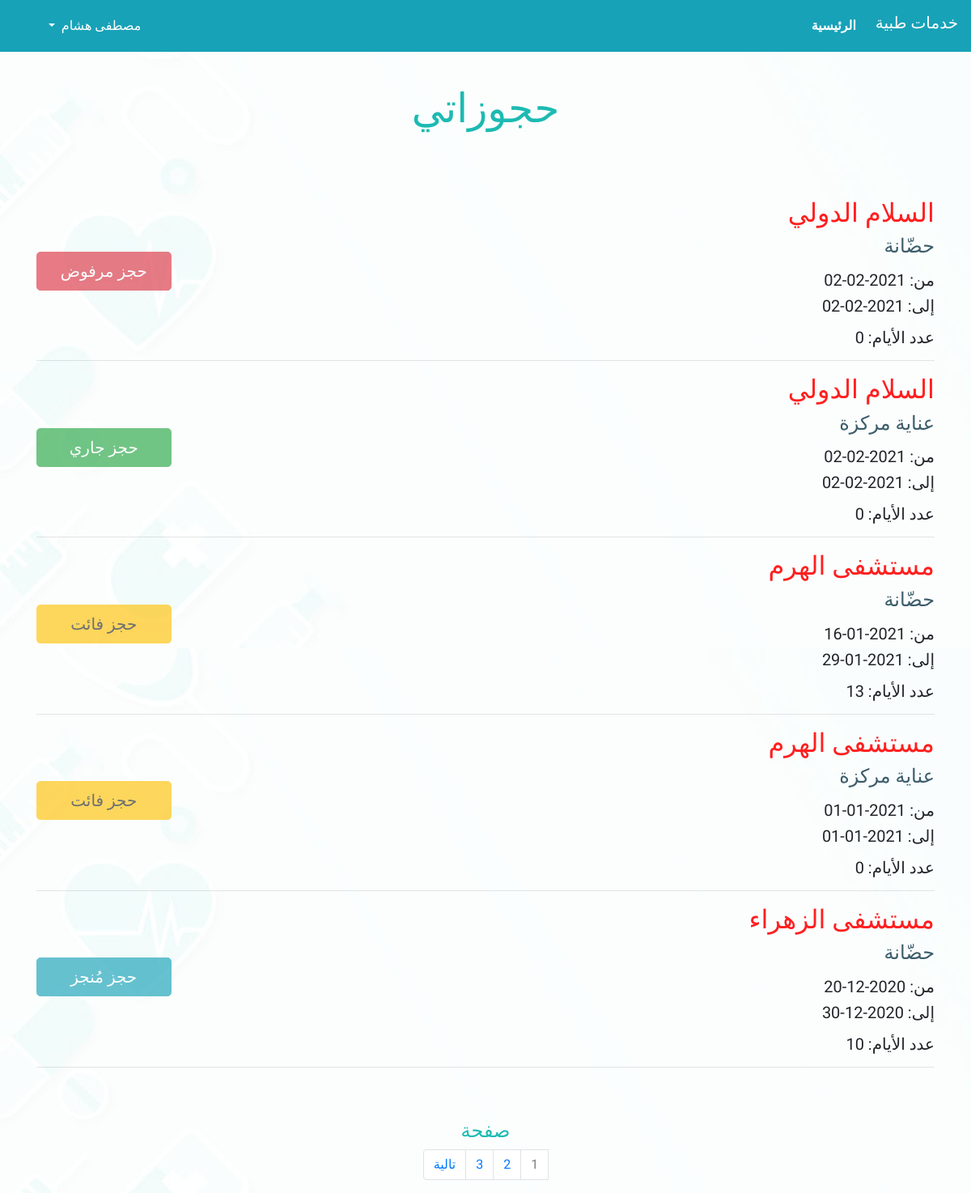
The app's page /accounts/user_orders/1 (signed in) with its own data.
### services/models.py (models this page shows, shortened)
class CustomUser(AbstractBaseUser):
    name             = models.CharField(max_length=50, unique=True, error_messages={'unique': 'اسم مكرر'}, validators=[MinLengthValidator(5, message='يجب أن يكون الاسم مُكون من خمسة أحرف على الأقل'), alphaField])
    address_gov      = models.CharField(max_length=20, choices=Governorates)
    address_street   = models.CharField(max_length = 150, validators=[MinLengthValidator(5, message='يجب أن يكون العنوان مُكون من خمسة أحرف على الأقل')])
    email            = models.CharField(verbose_name='email address', unique=True, error_messages={'unique': 'بريد إليكتروني مكرر'}, max_length=254, validators=[emailField])
    username         = models.CharField(max_length=20, unique=True, error_messages={'unique': 'اسم مستخدم مكرر'}, validators=[MinLengthValidator(6, message='يجب أن يكون اسم المستحدم مُكون من ستة أحرف على الأقل'), usernameField])
    is_center        = models.BooleanField(default=False)
    is_admin         = models.BooleanField(default=False)
    is_staff         = models.BooleanField(default=False)
    is_active        = models.BooleanField(default=True)
    is_superuser     = models.BooleanField(default=False)
    date_joined      = models.DateTimeField(default=timezone.now)
    services         = models.ManyToManyField(service, blank=True)
    USERNAME_FIELD = 'username'
    REQUIRED_FIELDS = ['email']
    objects = CustomUserManager()
    def user_is_center(self):
        return self.is_center

class reservation(models.Model):
    center          = models.ForeignKey(CustomUser, on_delete = models.CASCADE, related_name = 'center')
    user            = models.ForeignKey(CustomUser, on_delete = models.CASCADE, related_name = 'client')
    userPhones      = models.CharField(max_length=15, validators=[MinLengthValidator(9, message='ادخل رقم هاتف مكون من تسعة أرقام على الأقل'), numerical_field])
    service         = models.CharField(max_length=20)
    checkIn         = models.DateField()
    checkOut        = models.DateField()
    is_confirmed    = models.BooleanField(default=False)
    is_served       = models.BooleanField(default=False)
    is_declined     = models.BooleanField(default=False)
    def reservationNotAnswered(self):
        if self.checkOut < date.today() and self.is_confirmed == False:
            return True
    def numberOfDays(self):
        return (self.checkOut - self.checkIn).days

### accounts/views.py (the view)
# urls.py: path('user_orders/<int:page_number>', views.user_orders, name = 'user_orders'),
def user_orders(request, page_number):
    if  not request.user.is_authenticated or request.user.user_is_center():
        context = {
        'gov_list' : Governorates,
        'serv_list': services_list,
        }
        return render(request, 'main.html', context)
    person                = request.user
    user_reservations     = reservation.objects.filter(user = person)
    user_reservations     = reservation.objects.filter(user = person).order_by('-checkOut')
    paginator             = Paginator(user_reservations, 5)
    page                  = page_number
    try:
        reservations = paginator.page(page)
    except PageNotAnInteger:
        reservations = paginator.page(1)
    except EmptyPage:
        reservations = paginator.page(paginator.num_pages)
    context = {
        'title'         : 'حجوزاتي',
        'reservations'  : reservations,
    }
    return render(request, 'accounts/my_orders.html', context)

### accounts/templates/accounts/my_orders.html (shortened to what this page needs)
{% extends 'main.html' %}
{% block content %}
<br /><br />
<h2 align = "center" id="title">حجوزاتي</h2><br /><br /><br />
<div class="container">
{% for order in reservations %}
{% if not order.is_served and not order.is_confirmed and not order.is_declined and not order.reservationNotAnswered %}
<form name = "view_order" action="{% url 'accounts:review_order' %}" method = "POST">
        {% csrf_token %}
        <input name="order_id" type="hidden" value="{{ order.id }}"/>
        <input name="service" type="hidden" value="{{ order.service }}"/>
        <button type="submit" class="btn btn-info btn-lg fa-pull-left" id="viewbtn">تعديل الحجز</button>
</form>
{% elif order.is_declined %}
<button type="submit" class="btn btn-danger btn-lg fa-pull-left" id="viewbtn" disabled = "disabled">حجز مرفوض</button>
{% elif order.is_served %}
<button type="submit" class="btn btn-info btn-lg fa-pull-left" id="viewbtn" disabled = "disabled">حجز مُنجز</button>
{% elif order.reservationNotAnswered %}
<button type="submit" class="btn btn-warning btn-lg fa-pull-left" id="viewbtn" disabled = "disabled">حجز فائت</button>
{% elif order.is_confirmed and not order.is_served %}
<button type="submit" class="btn btn-success btn-lg fa-pull-left" id="viewbtn" disabled = "disabled">حجز جاري</button>
{% endif %}
<h2 id="user-name" style="color: rgb(331, 31, 31);">{{ order.center.name }}</h2>
<h4 id="user-phone" style="color : rgb(60, 92, 107); margin-bottom: 15px;">{{ order.service }}</h4>
<h5 id="checkIn">من: {{ order.checkIn|date:'Y-m-d' }}</h5>
<h5 id="checkOut" style="margin-bottom: 15px;">إلى: {{ order.checkOut|date:'Y-m-d' }}</h5>
<h5 id="checkOut">عدد الأيام: {{ order.numberOfDays}}</h5>
<hr>
{% endfor %}
</div>
<br/><br/>
  <div class="container" style="text-align :center; color :  #1cbab2;"><h4>صفحة</h4></div>
  <nav aria-label="Page navigation example">
  <ul class="pagination justify-content-center">
    {% for i in reservations.paginator.page_range %}
    {% if reservations.number == i %}
    <li class="page-item page-link disabled" style="color : grey;">{{ i }}</li>
    {% else %}
    <li class="page-item"><a class="page-link" href="{% url 'accounts:user_orders' i %}?service_name={{ service }}">{{ i }}</a></li>
    {% endif %}
    {% endfor %}
    {% if reservations.has_next %}
    <li class="page-item">
      <a class="page-link" href="{% url 'accounts:user_orders' reservations.next_page_number %}?service_name={{ service }}">تالية</a>
    </li>
    {% else %}
    <li class="page-item disabled"></li>
    {% endif %}
  </ul>
</nav>
{% endblock %}

### templates/main.html (shortened to what this page needs)
{% load static %}
<!doctype html>
<html lang="en">
  <head>
    <link rel="stylesheet" href="{% static '/css/bootstrap.min.css'%}">
    <link rel="stylesheet" href="{% static '/css/bootstrap-rtl.css'%}">
    <link rel="stylesheet" href="https://use.fontawesome.com/releases/v5.7.0/css/all.css">
    <link rel="stylesheet" href="{% static 'css/styles.css'%}">
  </head>
  <body>
    <h1>مرحبًا بكم</h1>
    {% include 'navbar.html' %}
{% block content %}{% endblock %}
  </body>
</html>

### templates/navbar.html (shortened to what this page needs)
<nav class="navbar fixed-top navbar-expand-lg navbar-light bg-info">
  <h3 class="navbar-brand " style="color:White;" >خدمات طبية</h3>
  <div class="collapse navbar-collapse" id="navbarSupportedContent">
    <ul class="navbar-nav mr-auto">
      <li class="nav-item active">
        <strong><a class="nav-link" style="color:White;" href="{% url 'index' %}">الرئيسية<span class="sr-only">(current)</span></a></strong>
      </li>
    </ul>
    {% if not user.is_authenticated %}
    <div class="nav-item dropdown">
      <a class="nav-link dropdown-toggle" href="#" id="navbarDropdown" role="button" data-toggle="dropdown" aria-haspopup="true" aria-expanded="false" style="float:right;color:white">
          دخول
        </a>
        <div class="dropdown-menu" aria-labelledby="navbarDropdown">
          <a class="dropdown-item" href="{% url 'login' %}">دخول</a>
          <div class="dropdown-divider"></div>
          <a class="dropdown-item" href="{% url 'register_user' %}">مستخدم جديد</a>
          <a class="dropdown-item" href="{% url 'register_center' %}">منشأة طبية جديدة</a>
        </div>
    </div>
    {% else %}
        <div class="nav-item dropdown">
      <a class="nav-link dropdown-toggle" href="#" id="navbarDropdown" role="button" data-toggle="dropdown" aria-haspopup="true" aria-expanded="false" style="float:right;color:white">
          {{ user.name }}
        </a>
    </div>
    {% endif %}
  </div>
</nav>

### static/css/styles.css (style rules this page uses)
* { margin: 0; padding: 0; outline: none; box-sizing: border-box; font-family: 'Comfortaa', cursive; }
#title { font-family: 'Markazi Text', serif; color : #1cbab2; font-size : 50px; }
.container #viewbtn { margin-top: 6%; margin-right: 2px; width: 15%; }

### records on screen
CustomUser: name "مصطفى هشام"
reservation: is_served "حجز مرفوض", center.name "السلام الدولي", service "حضّانة", checkIn "2021-02-02", checkOut "2021-02-02", numberOfDays "0"
reservation: is_served "حجز جاري", center.name "السلام الدولي", service "عناية مركزة", checkIn "2021-02-02", checkOut "2021-02-02", numberOfDays "0"
reservation: is_served "حجز فائت", center.name "مستشفى الهرم", service "حضّانة", checkIn "2021-01-16", checkOut "2021-01-29", numberOfDays "13"
reservation: is_served "حجز فائت", center.name "مستشفى الهرم", service "عناية مركزة", checkIn "2021-01-01", checkOut "2021-01-01", numberOfDays "0"
reservation: is_served "حجز مُنجز", center.name "مستشفى الزهراء", service "حضّانة", checkIn "2020-12-20", checkOut "2020-12-30", numberOfDays "10"

### other values on screen
{{ i }} "1"
{{ i }} "2" "3"
